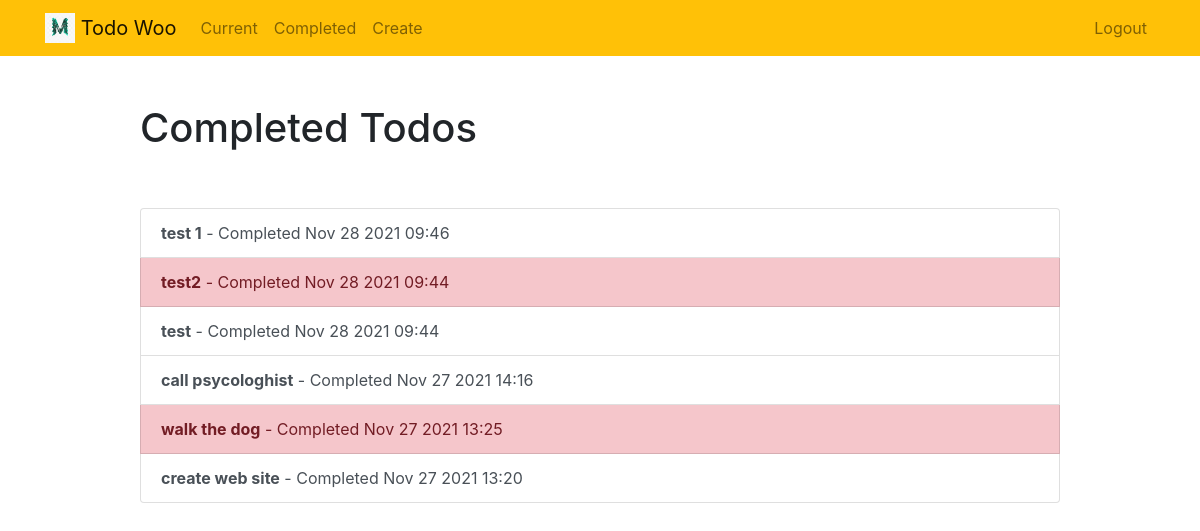
The app's page /completed (signed in) with its own data.
### todo/models.py (models this page shows, shortened)
class TODO(models.Model):
    title = models.CharField(max_length=100)
    memo = models.TextField(blank=True)
    created = models.DateTimeField(auto_now_add=True)
    date_completed = models.DateTimeField(null=True, blank=True)
    important = models.BooleanField(default=False)
    user = models.ForeignKey(User, on_delete=models.CASCADE)

### todo/views.py (the view)
# urls.py: path('completed', views.completed_to_do, name='completed_to_do'),
@login_required
def completed_to_do(request):
    todolist = TODO.objects.filter(user=request.user, date_completed__isnull=False).order_by('-date_completed')
    return render(request, 'todo/completed_to_do.html', {'todolist': todolist})

### todo/templates/todo/completed_to_do.html
{% extends "todo/base.html" %}
{% block content %}
    <div class="row justify-content-center mt-5">
        <div class="col-md-10">
            <h1>Completed Todos</h1>
        </div>
    </div>
    <div class="row justify-content-center mt-5">
        <div class="col-md-10">
            <div class="list-group">
                {% for todo in todolist %}
                    <a href="{% url 'view_to_do' todo.id %}" class="list-group-item list-group-item-action{% if todo.important %} list-group-item-danger{% endif %}"><b>{{ todo.title }}</b> - Completed {{ todo.date_completed|date:'M j Y H:i' }}</a>
                {% endfor %}
            </div>
        </div>
    </div>
{% endblock %}

### todo/templates/todo/base.html (shortened to what this page needs)
{% load static %}
<!doctype html>
<html lang="en">
<head>
    <link rel="stylesheet" href="https://stackpath.bootstrapcdn.com/bootstrap/4.4.1/css/bootstrap.min.css">
</head>
<body>
<nav class="navbar navbar-expand-md navbar-light bg-warning">
<div class="container">
    <a class="navbar-brand" href="{% url 'home' %}">
         <img src="{% static 'todo/logo.png' %}" width="30" height="30" class="d-inline-block align-top">
        <span>Todo Woo</span>
    </a>
    <div class="collapse navbar-collapse" id="navbarNav">
    {% if user.is_authenticated %}
        <ul class="navbar-nav mr-auto">
                <li class="nav-item {{ current }}">
                    <a class="nav-link" href="{% url 'current_to_do' %}">Current</a>
                </li>
                <li class="nav-item {{ completed }}">
                    <a class="nav-link" href="{% url 'completed_to_do' %}">Completed</a>
                </li>
                <li class="nav-item {{ create }}">
                    <a class="nav-link" href="{% url 'create_to_do' %}">Create</a>
                </li>
        </ul>
    {% endif %}
    <ul class="navbar-nav ml-auto">
            {% if user.is_authenticated %}
                <li class="nav-item">
                    <a href="#" onclick="$('#signOutBtn').click()" class="nav-link">Logout</a>
                </li>
            {% endif %}
        </ul>
    </div>
</div>
</nav>
<div class="container">
{% block content %}{% endblock %}
</div>
</body>
</html>

### records on screen
TODO: title "test 1", date_completed "Nov 28 2021 09:46"
TODO: title "test2", date_completed "Nov 28 2021 09:44"
TODO: title "test", date_completed "Nov 28 2021 09:44"
TODO: title "call psycologhist", date_completed "Nov 27 2021 14:16"
TODO: title "walk the dog", date_completed "Nov 27 2021 13:25"
TODO: title "create web site", date_completed "Nov 27 2021 13:20"
